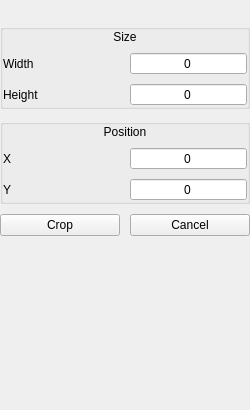
<?xml version="1.0" encoding="UTF-8"?>
<ui version="4.0">
 <class>CropPanel</class>
 <widget class="QWidget" name="CropPanel">
  <property name="geometry">
   <rect>
    <x>0</x>
    <y>0</y>
    <width>250</width>
    <height>410</height>
   </rect>
  </property>
  <property name="sizePolicy">
   <sizepolicy hsizetype="MinimumExpanding" vsizetype="MinimumExpanding">
    <horstretch>0</horstretch>
    <verstretch>0</verstretch>
   </sizepolicy>
  </property>
  <property name="minimumSize">
   <size>
    <width>200</width>
    <height>300</height>
   </size>
  </property>
  <property name="windowTitle">
   <string>croppanel</string>
  </property>
  <layout class="QVBoxLayout" name="verticalLayout_2">
   <property name="spacing">
    <number>10</number>
   </property>
   <property name="leftMargin">
    <number>0</number>
   </property>
   <property name="topMargin">
    <number>0</number>
   </property>
   <property name="rightMargin">
    <number>0</number>
   </property>
   <item>
    <widget class="QLabel" name="headerLabel">
     <property name="text">
      <string/>
     </property>
     <property name="pixmap">
      <pixmap resource="../../../resources.qrc">:/res/images/cropheader.png</pixmap>
     </property>
    </widget>
   </item>
   <item>
    <widget class="QGroupBox" name="groupBox">
     <property name="title">
      <string/>
     </property>
     <layout class="QVBoxLayout" name="verticalLayout">
      <property name="spacing">
       <number>8</number>
      </property>
      <property name="leftMargin">
       <number>0</number>
      </property>
      <property name="topMargin">
       <number>0</number>
      </property>
      <property name="rightMargin">
       <number>0</number>
      </property>
      <property name="bottomMargin">
       <number>0</number>
      </property>
      <item>
       <widget class="QLabel" name="label_6">
        <property name="font">
         <font>
          <weight>50</weight>
          <bold>false</bold>
         </font>
        </property>
        <property name="text">
         <string>Size</string>
        </property>
        <property name="alignment">
         <set>Qt::AlignCenter</set>
        </property>
       </widget>
      </item>
      <item>
       <layout class="QHBoxLayout" name="horizontalLayout_2">
        <property name="spacing">
         <number>10</number>
        </property>
        <property name="topMargin">
         <number>0</number>
        </property>
        <item>
         <widget class="QLabel" name="label">
          <property name="text">
           <string>Width</string>
          </property>
         </widget>
        </item>
        <item>
         <widget class="SpinBoxInputFix" name="width">
          <property name="alignment">
           <set>Qt::AlignCenter</set>
          </property>
          <property name="buttonSymbols">
           <enum>QAbstractSpinBox::NoButtons</enum>
          </property>
          <property name="keyboardTracking">
           <bool>false</bool>
          </property>
          <property name="maximum">
           <number>65535</number>
          </property>
         </widget>
        </item>
       </layout>
      </item>
      <item>
       <layout class="QHBoxLayout" name="horizontalLayout_3">
        <property name="spacing">
         <number>10</number>
        </property>
        <property name="topMargin">
         <number>0</number>
        </property>
        <item>
         <widget class="QLabel" name="label_2">
          <property name="text">
           <string>Height</string>
          </property>
         </widget>
        </item>
        <item>
         <widget class="SpinBoxInputFix" name="height">
          <property name="alignment">
           <set>Qt::AlignCenter</set>
          </property>
          <property name="buttonSymbols">
           <enum>QAbstractSpinBox::NoButtons</enum>
          </property>
          <property name="keyboardTracking">
           <bool>false</bool>
          </property>
          <property name="maximum">
           <number>65535</number>
          </property>
         </widget>
        </item>
       </layout>
      </item>
     </layout>
    </widget>
   </item>
   <item>
    <widget class="QGroupBox" name="groupBox_2">
     <property name="accessibleName">
      <string>StyledWidget</string>
     </property>
     <property name="title">
      <string/>
     </property>
     <property name="flat">
      <bool>false</bool>
     </property>
     <layout class="QVBoxLayout" name="verticalLayout_3">
      <property name="spacing">
       <number>8</number>
      </property>
      <property name="leftMargin">
       <number>0</number>
      </property>
      <property name="topMargin">
       <number>0</number>
      </property>
      <property name="rightMargin">
       <number>0</number>
      </property>
      <property name="bottomMargin">
       <number>0</number>
      </property>
      <item>
       <widget class="QLabel" name="label_7">
        <property name="font">
         <font>
          <weight>50</weight>
          <bold>false</bold>
         </font>
        </property>
        <property name="text">
         <string>Position</string>
        </property>
        <property name="alignment">
         <set>Qt::AlignCenter</set>
        </property>
       </widget>
      </item>
      <item>
       <layout class="QHBoxLayout" name="horizontalLayout_4">
        <property name="spacing">
         <number>10</number>
        </property>
        <property name="topMargin">
         <number>0</number>
        </property>
        <item>
         <widget class="QLabel" name="label_3">
          <property name="text">
           <string>X</string>
          </property>
         </widget>
        </item>
        <item>
         <widget class="SpinBoxInputFix" name="posX">
          <property name="alignment">
           <set>Qt::AlignCenter</set>
          </property>
          <property name="buttonSymbols">
           <enum>QAbstractSpinBox::NoButtons</enum>
          </property>
          <property name="keyboardTracking">
           <bool>false</bool>
          </property>
          <property name="maximum">
           <number>65535</number>
          </property>
         </widget>
        </item>
       </layout>
      </item>
      <item>
       <layout class="QHBoxLayout" name="horizontalLayout_5">
        <property name="spacing">
         <number>10</number>
        </property>
        <property name="topMargin">
         <number>0</number>
        </property>
        <item>
         <widget class="QLabel" name="label_4">
          <property name="text">
           <string>Y</string>
          </property>
         </widget>
        </item>
        <item>
         <widget class="SpinBoxInputFix" name="posY">
          <property name="alignment">
           <set>Qt::AlignCenter</set>
          </property>
          <property name="buttonSymbols">
           <enum>QAbstractSpinBox::NoButtons</enum>
          </property>
          <property name="keyboardTracking">
           <bool>false</bool>
          </property>
          <property name="maximum">
           <number>65535</number>
          </property>
         </widget>
        </item>
       </layout>
      </item>
     </layout>
    </widget>
   </item>
   <item>
    <layout class="QHBoxLayout" name="horizontalLayout">
     <property name="spacing">
      <number>10</number>
     </property>
     <property name="topMargin">
      <number>0</number>
     </property>
     <item>
      <widget class="QPushButton" name="cropButton">
       <property name="text">
        <string>Crop</string>
       </property>
      </widget>
     </item>
     <item>
      <widget class="QPushButton" name="cancelButton">
       <property name="text">
        <string>Cancel</string>
       </property>
      </widget>
     </item>
    </layout>
   </item>
   <item>
    <spacer name="verticalSpacer">
     <property name="orientation">
      <enum>Qt::Vertical</enum>
     </property>
     <property name="sizeHint" stdset="0">
      <size>
       <width>20</width>
       <height>40</height>
      </size>
     </property>
    </spacer>
   </item>
  </layout>
 </widget>
 <customwidgets>
  <customwidget>
   <class>SpinBoxInputFix</class>
   <extends>QSpinBox</extends>
   <header>gui/customwidgets/spinboxinputfix.h</header>
  </customwidget>
 </customwidgets>
 <resources>
  <include location="../../../resources.qrc"/>
 </resources>
 <connections/>
</ui>
